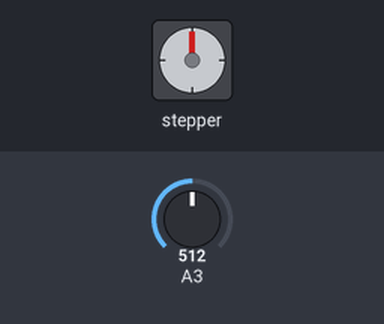
Simulated run of this sketch. Board: Arduino Uno, built with avr-gcc and run on an emulated ATmega328P. Parts: stepper motor. Inputs (shaded band) come from the test bench; at power-on: A3 = 512. Stepper angles assume 200 steps per turn; what the sketch prints to the serial monitor is not drawn.

Above: at 2.8 s.
2.9 s: A3 set to 1005
5.6 s: A3 set to 1020
At 6.16 s:
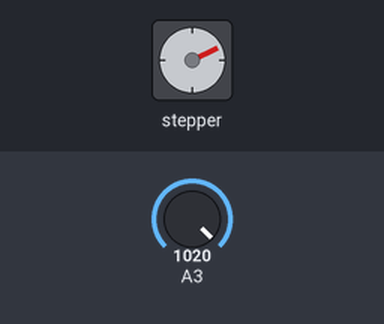
At 7.1 s:
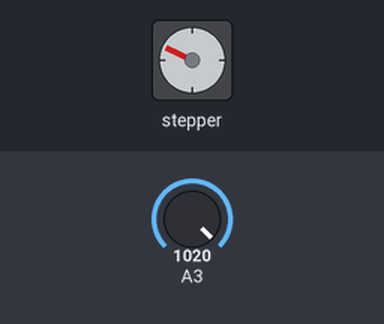
Timing chart, 0 to 16.8 s (numbered marks = the images above; inputs shaded):
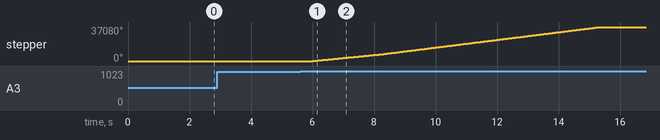

Measured:
- the behaviour switches between 1019 and 1020 on A3 (found by bisection; images 0 and 1)
- after the input at 2.9 s, every drawn part: stays the same
- after the input at 5.6 s, stepper: turns 37080° clockwise in 9.3 s, starting after 0.40 s

The sketch:

Trial_script.ino.ino
```cpp
#include<Stepper.h>
// load in library for stepper motor

int Stepsperrev = 200;
// set up steps per revolution, speed, pin number for stepper motor,change this to fit the number of steps per revolution for your motor

Stepper Nema(Stepsperrev, 8,9,10,11);
// initialize the stepper library on pins 8 through 11

int V2;
// create a Value for medPC input

void setup() {
// put your setup code here, to run once:

  Serial.begin(9600);
  // set up for printing anolog value

}

void loop() {
// put your main code here, to run repeatedly:

  V2 = analogRead(A3);
  // read pin A3 for voltage of the signal

  if (V2 <1020){
  // when not receving signal from medpc, anolog valus remains low, run the following code to stay at starting position
  digitalWrite(8,LOW);
  digitalWrite(9,LOW);
  digitalWrite(10,LOW);
  digitalWrite(11,LOW);
  // set the outputs from arduino to low when not using the stepper motor

  Serial.print(V2);
  //reading from the anolog pin, useful for detecting problems

  }

   else {
  // when anolog value high from receiving Medpc signal, run following code to run stepper motor forward and back

   Serial.print(V2);

    digitalWrite(8,HIGH);
    digitalWrite(9,HIGH);
    digitalWrite(10,HIGH);
    digitalWrite(11,HIGH);
    // set the outputs from arduino to high when using the stepper motor


  Nema.setSpeed(550);
  //set the value of the speed,the range of speed is 0 to 1000, you can adjust yourself, to prevent stepper motor stalling we use a lower speed first then switch to a higher speed.

  Nema.step(Stepsperrev * 20);
  Nema.setSpeed(700);
  Nema.step(Stepsperrev * 83);
  // the linear rail we used has a length of 103 full revolutions, you can test and change the number of revolutions to fit the rail you use.

    delay(10000);
    // stepper motor stops for 10 seconds before moving back to starting position

  Nema.setSpeed(400);
  Nema.step(Stepsperrev * -20);
  Nema.setSpeed(550);
  Nema.step(Stepsperrev * -83);
  // step 103 steps in opposite direction, moving stage back to starting position

    digitalWrite(8,LOW);
    digitalWrite(9,LOW);
    digitalWrite(10,LOW);
    digitalWrite(11,LOW);
  }

  delay(2000);
  // pause 2 seconds before run the loop again
}
```
